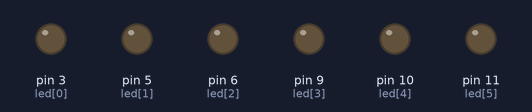
This sketch was run on a simulated Arduino Uno, built with avr-gcc and run on an emulated ATmega328P. Parts: output pins drawn as LEDs (lit = HIGH).

Above: at 0.15 s.
At 2.26 s:
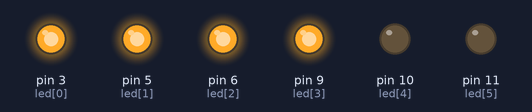
At 4.07 s:
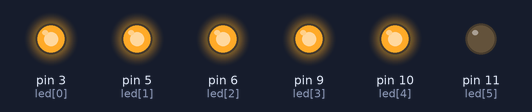
At 7.99 s:
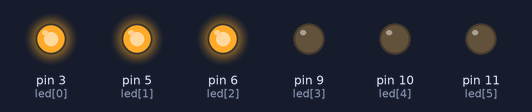
At 11.91 s:
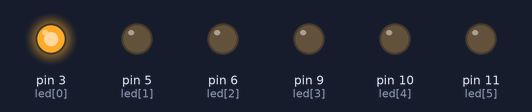
At 16.14 s:
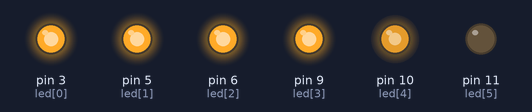
Timing chart, 0 to 16.0 s (numbered marks = the images above):
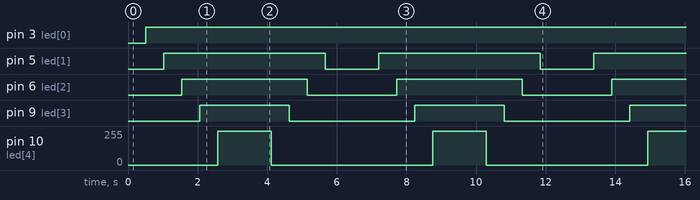

Measured:
- by itself, pin 3 (led[0]): LOW → HIGH at 0.51 s
- by itself, pin 5 (led[1]): alternates HIGH for 4.6 s and LOW for 1.5 s
- by itself, pin 6 (led[2]): alternates HIGH for 3.6 s and LOW for 2.6 s
- by itself, pin 9 (led[3]): alternates HIGH for 2.6 s and LOW for 3.6 s
- by itself, pin 10 (led[4]): alternates 255/255 for 1.5 s and 0/255 for 4.6 s

The sketch:

04_06_for.ino
```cpp
int led[6] = { 3, 5, 6, 9, 10, 11 };

void setup() {
  for(int i = 0; i <=5; i++) {
    pinMode(led[i], OUTPUT);    //setup 중괄호 안에 -> for문 안에 들어가야 한다고
    }
  }
void loop() {
  for(int i = 0; i <=5; i++) {
    for(int t_high=0;t_high<=255;t_high++) {
      analogWrite(led[i], t_high);
      delay(2);
    }
    analogWrite(led[i], 255);
  }
  for(int i = 5; i >=0; i--) {
    for(int t_high=255;t_high>=0;t_high--) {
      analogWrite(led[i], t_high);
      delay(2);
    }
    analogWrite(led[i], 0);
  }
}
```
